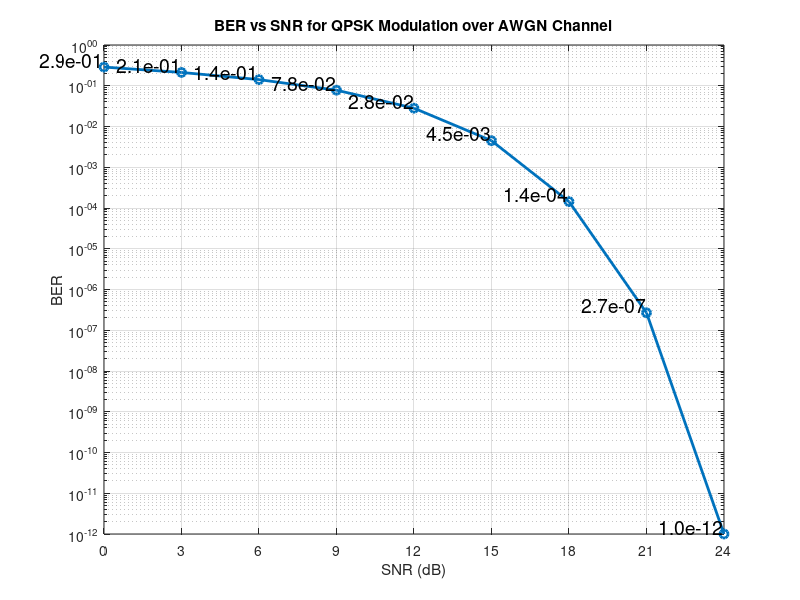

Write MATLAB code to recreate this figure.
% Load the data from the file
data = load('QAM_ber_vs_snr.txt');

% Separate the columns into SNR and BER
SNR = data(:, 1);
BER = data(:, 2);

% Replace zero BER values with a very small value for plotting
BER(BER == 0) = 1e-12;

% Plot the BER versus SNR
figure;
semilogy(SNR, BER, 'o-', 'LineWidth', 2);
grid on;
xlabel('SNR (dB)');
ylabel('BER');
title('BER vs SNR for QPSK Modulation over AWGN Channel');

% Set x-axis limits to show SNR up to 24
xlim([min(SNR), 24]);

% Set x-axis ticks to be multiples of 3
xticks(0:3:24);

% Annotate each point with its BER value in larger red font
for i = 1:length(SNR)
    text(SNR(i), BER(i), sprintf('%.1e', BER(i)), ...
        'VerticalAlignment', 'bottom', 'HorizontalAlignment', 'right', ...
        'FontSize', 14);  % Font size increased to 14 and color set to red
end
